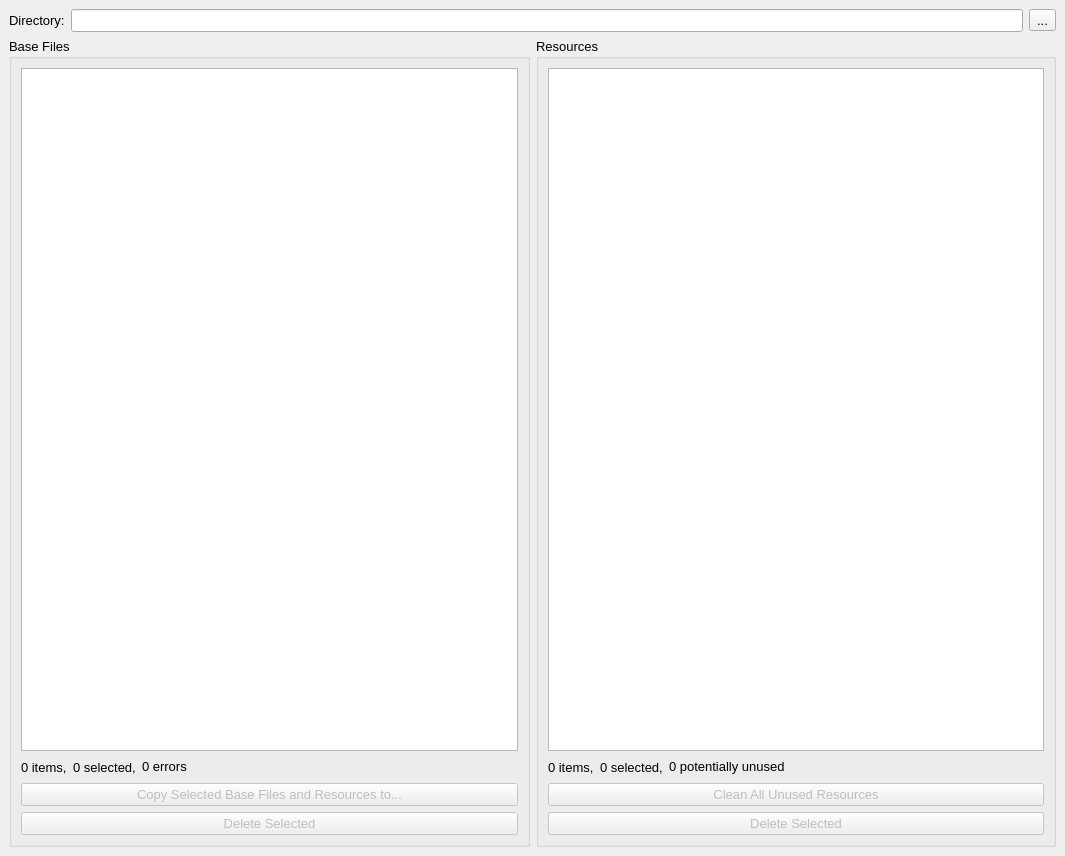
<?xml version="1.0" encoding="UTF-8"?>
<ui version="4.0">
 <class>GensArchiveCleaner</class>
 <widget class="QMainWindow" name="GensArchiveCleaner">
  <property name="geometry">
   <rect>
    <x>0</x>
    <y>0</y>
    <width>1065</width>
    <height>856</height>
   </rect>
  </property>
  <property name="font">
   <font>
    <pointsize>10</pointsize>
   </font>
  </property>
  <property name="windowTitle">
   <string>GensArchiveCleaner</string>
  </property>
  <widget class="QWidget" name="centralwidget">
   <layout class="QVBoxLayout" name="verticalLayout">
    <item>
     <layout class="QHBoxLayout" name="horizontalLayout">
      <item>
       <widget class="QLabel" name="label">
        <property name="text">
         <string>Directory:</string>
        </property>
       </widget>
      </item>
      <item>
       <widget class="QLineEdit" name="LE_Folder">
        <property name="readOnly">
         <bool>true</bool>
        </property>
       </widget>
      </item>
      <item>
       <widget class="QToolButton" name="PB_Open">
        <property name="text">
         <string>...</string>
        </property>
       </widget>
      </item>
     </layout>
    </item>
    <item>
     <layout class="QHBoxLayout" name="horizontalLayout_2">
      <item>
       <widget class="QGroupBox" name="groupBox_2">
        <property name="sizePolicy">
         <sizepolicy hsizetype="Preferred" vsizetype="Expanding">
          <horstretch>0</horstretch>
          <verstretch>0</verstretch>
         </sizepolicy>
        </property>
        <property name="title">
         <string>Base Files</string>
        </property>
        <layout class="QVBoxLayout" name="verticalLayout_2">
         <item>
          <widget class="CustomTreeView" name="TV_Base">
           <property name="selectionMode">
            <enum>QAbstractItemView::ExtendedSelection</enum>
           </property>
           <property name="indentation">
            <number>0</number>
           </property>
           <property name="itemsExpandable">
            <bool>false</bool>
           </property>
           <property name="sortingEnabled">
            <bool>true</bool>
           </property>
           <attribute name="headerMinimumSectionSize">
            <number>5</number>
           </attribute>
           <attribute name="headerStretchLastSection">
            <bool>false</bool>
           </attribute>
          </widget>
         </item>
         <item>
          <layout class="QHBoxLayout" name="horizontalLayout_3">
           <item>
            <widget class="QLabel" name="L_BaseItem">
             <property name="text">
              <string>0 items,</string>
             </property>
            </widget>
           </item>
           <item>
            <widget class="QLabel" name="L_BaseSelected">
             <property name="text">
              <string>0 selected,</string>
             </property>
            </widget>
           </item>
           <item>
            <widget class="QLabel" name="L_BaseError">
             <property name="text">
              <string>0 errors</string>
             </property>
             <property name="textFormat">
              <enum>Qt::RichText</enum>
             </property>
            </widget>
           </item>
           <item>
            <spacer name="horizontalSpacer">
             <property name="orientation">
              <enum>Qt::Horizontal</enum>
             </property>
             <property name="sizeHint" stdset="0">
              <size>
               <width>40</width>
               <height>20</height>
              </size>
             </property>
            </spacer>
           </item>
          </layout>
         </item>
         <item>
          <widget class="QPushButton" name="PB_Copy">
           <property name="enabled">
            <bool>false</bool>
           </property>
           <property name="text">
            <string>Copy Selected Base Files and Resources to...</string>
           </property>
          </widget>
         </item>
         <item>
          <widget class="QPushButton" name="PB_DeleteBase">
           <property name="enabled">
            <bool>false</bool>
           </property>
           <property name="text">
            <string>Delete Selected</string>
           </property>
          </widget>
         </item>
        </layout>
       </widget>
      </item>
      <item>
       <widget class="QGroupBox" name="groupBox">
        <property name="sizePolicy">
         <sizepolicy hsizetype="Preferred" vsizetype="Expanding">
          <horstretch>0</horstretch>
          <verstretch>0</verstretch>
         </sizepolicy>
        </property>
        <property name="title">
         <string>Resources</string>
        </property>
        <property name="checkable">
         <bool>false</bool>
        </property>
        <layout class="QVBoxLayout" name="verticalLayout_3">
         <item>
          <widget class="CustomTreeView" name="TV_Resource">
           <property name="selectionMode">
            <enum>QAbstractItemView::ExtendedSelection</enum>
           </property>
           <property name="indentation">
            <number>0</number>
           </property>
           <property name="itemsExpandable">
            <bool>false</bool>
           </property>
           <property name="sortingEnabled">
            <bool>true</bool>
           </property>
           <attribute name="headerMinimumSectionSize">
            <number>5</number>
           </attribute>
           <attribute name="headerStretchLastSection">
            <bool>false</bool>
           </attribute>
          </widget>
         </item>
         <item>
          <layout class="QHBoxLayout" name="horizontalLayout_4">
           <item>
            <widget class="QLabel" name="L_ResourceItem">
             <property name="text">
              <string>0 items,</string>
             </property>
            </widget>
           </item>
           <item>
            <widget class="QLabel" name="L_ResourceSelected">
             <property name="text">
              <string>0 selected,</string>
             </property>
            </widget>
           </item>
           <item>
            <widget class="QLabel" name="L_ResourceUnused">
             <property name="text">
              <string>0 potentially unused</string>
             </property>
             <property name="textFormat">
              <enum>Qt::RichText</enum>
             </property>
            </widget>
           </item>
           <item>
            <spacer name="horizontalSpacer_2">
             <property name="orientation">
              <enum>Qt::Horizontal</enum>
             </property>
             <property name="sizeHint" stdset="0">
              <size>
               <width>40</width>
               <height>20</height>
              </size>
             </property>
            </spacer>
           </item>
          </layout>
         </item>
         <item>
          <widget class="QPushButton" name="PB_Clean">
           <property name="enabled">
            <bool>false</bool>
           </property>
           <property name="text">
            <string>Clean All Unused Resources</string>
           </property>
          </widget>
         </item>
         <item>
          <widget class="QPushButton" name="PB_DeleteResource">
           <property name="enabled">
            <bool>false</bool>
           </property>
           <property name="text">
            <string>Delete Selected</string>
           </property>
          </widget>
         </item>
        </layout>
       </widget>
      </item>
     </layout>
    </item>
   </layout>
  </widget>
 </widget>
 <customwidgets>
  <customwidget>
   <class>CustomTreeView</class>
   <extends>QTreeView</extends>
   <header location="global">customtreeview.h</header>
  </customwidget>
 </customwidgets>
 <resources/>
 <connections/>
</ui>
